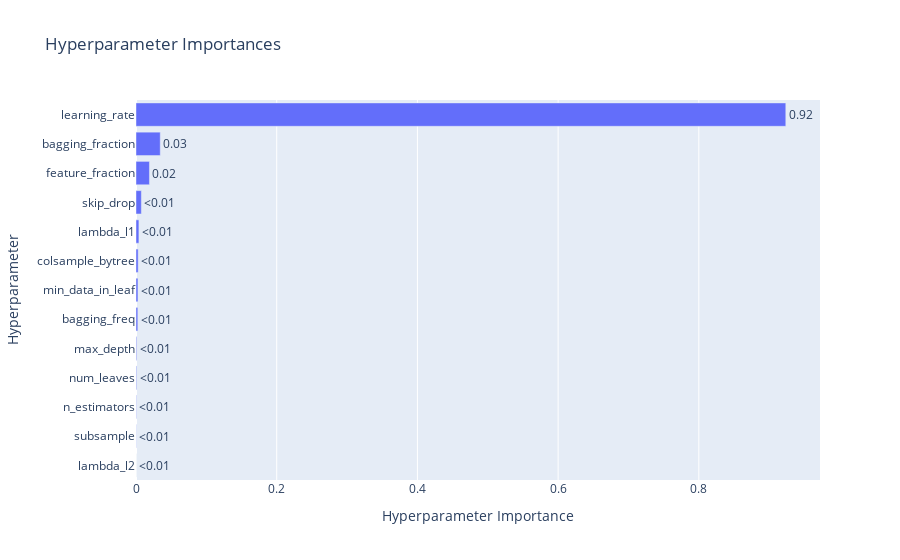

Notebook cell for this chart:
### Code cell
#Visualize parameter importances.
optuna.visualization.plot_param_importances(study)

### Figure 1 — Plotly figure (JSON) as saved in the notebook; plotly's stock layout.template omitted (floating-point values rounded to 4 significant figures)
{"data": [{"cliponaxis": false, "hovertemplate": ["lambda_l2 (FloatDistribution): 1.9336521017632418e-05<extra></extra>", "subsample (FloatDistribution): 0.00027734258343579124<extra></extra>", "n_estimators (IntDistribution): 0.000507596655076316<extra></extra>", "num_leaves (IntDistribution): 0.000885956195694092<extra></extra>", "max_depth (IntDistribution): 0.0009641314714497254<extra></extra>", "bagging_freq (IntDistribution): 0.002571031550858296<extra></extra>", "min_data_in_leaf (IntDistribution): 0.0027678704202475698<extra></extra>", "colsample_bytree (FloatDistribution): 0.003075191843360381<extra></extra>", "lambda_l1 (FloatDistribution): 0.004136660835018602<extra></extra>", "skip_drop (FloatDistribution): 0.007610662132049674<extra></extra>", "feature_fraction (FloatDistribution): 0.019119840588229752<extra></extra>", "bagging_fraction (FloatDistribution): 0.03446819730168126<extra></extra>", "learning_rate (FloatDistribution): 0.9235961819018809<extra></extra>"], "name": "Objective Value", "orientation": "h", "text": ["<0.01", "<0.01", "<0.01", "<0.01", "<0.01", "<0.01", "<0.01", "<0.01", "<0.01", "<0.01", "0.02", "0.03", "0.92"], "textposition": "outside", "type": "bar", "x": [1.934e-05, 0.0002773, 0.0005076, 0.000886, 0.0009641, 0.002571, 0.002768, 0.003075, 0.004137, 0.007611, 0.01912, 0.03447, 0.9236], "y": ["lambda_l2", "subsample", "n_estimators", "num_leaves", "max_depth", "bagging_freq", "min_data_in_leaf", "colsample_bytree", "lambda_l1", "skip_drop", "feature_fraction", "bagging_fraction", "learning_rate"]}], "layout": {"title": {"text": "Hyperparameter Importances"}, "xaxis": {"title": {"text": "Hyperparameter Importance"}}, "yaxis": {"title": {"text": "Hyperparameter"}}}}
